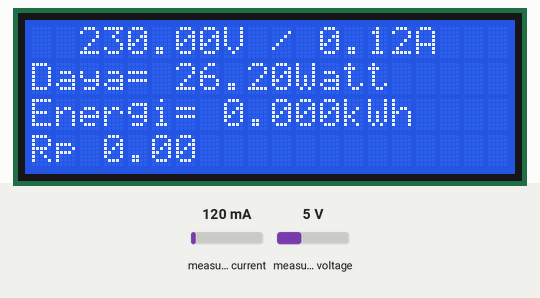
This sketch was run on a simulated Arduino Uno, built with avr-gcc and run on an emulated ATmega328P. Shown: 20×4 character LCD. Inputs (shaded band) come from the test bench; at power-on: measured current 120 mA, measured voltage 5 V. What the sketch prints to the serial monitor is not drawn.

Above: at 1.2 s.
1.3 s: measured current set to 40 mA
At 2.7 s:
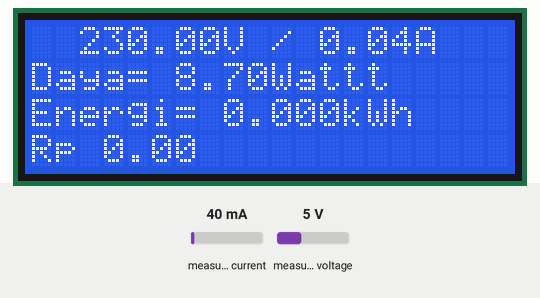
3.9 s: measured voltage set to 0.3 V
At 5.8 s:
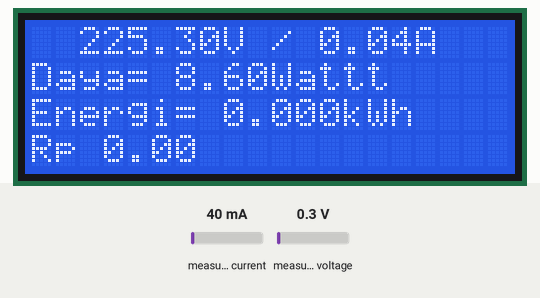
6.1 s: measured current set to 500 mA
At 7.8 s:
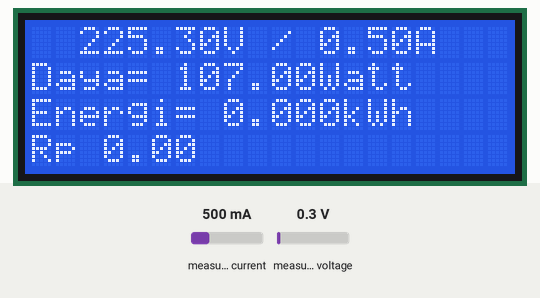
8.4 s: measured current set to 40 mA
At 9.7 s:
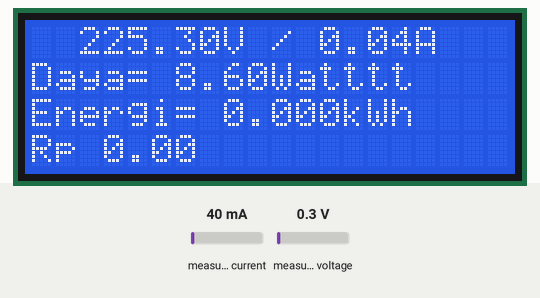
10.6 s: measured voltage set to 3.8 V
At 12.8 s:
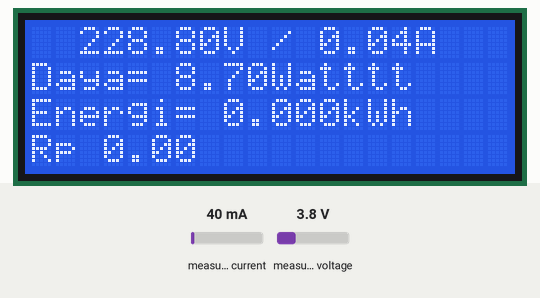
Timing chart, 0 to 13.8 s (numbered marks = the images above; inputs shaded):
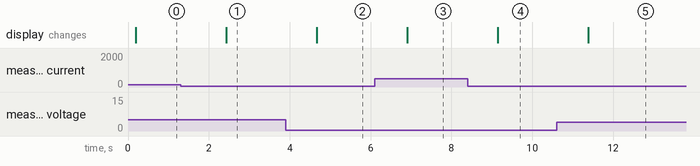

Measured:
- after the input at 1.3 s, the display: changes after 1.1 s (image 1)
- after the input at 3.9 s, the display: changes after 0.77 s (image 2)
- after the input at 6.1 s, the display: changes after 0.81 s (image 3)
- after the input at 8.4 s, the display: changes after 0.75 s (image 4)
- after the input at 10.6 s, the display: changes after 0.79 s (image 5)

The sketch:

Program_Tarif_Listrik.ino
```cpp
/*
  Nama           : Asrul Kadir
  NIM            : 1524042008
  Prodi          : PTE S1 2015
*/
//Arduino
#include <PZEM004Tv30.h>
#include <Wire.h>  // i2C Conection Library
#include <LiquidCrystal_I2C.h>
#include <SPI.h>

LiquidCrystal_I2C lcd(0x27, 20, 4);

PZEM004Tv30 pzem(11, 12);

int dataIn;
float tarif = 1444.70;
float tagihan;

void setup() {
  lcd.init();
  lcd.noCursor();
  lcd.backlight();
  lcd.clear();
  Serial.begin(9600);
  pzem.setAddress(0x42);
}

void loop() {

  float voltage = pzem.voltage();
  float current = pzem.current();
  float power = pzem.power();
  float energy = pzem.energy();
  float tagihan = tarif * energy + tarif * energy * 0.1;

  Serial.print(voltage);
  Serial.print("\n");
  Serial.print(current);
  Serial.print("\n");
  Serial.print(power);
  Serial.print("\n");
  Serial.print(energy,3);
  Serial.print("\n");

  lcd.setCursor(2, 0);
  lcd.print(voltage); lcd.print("V / "); lcd.print(current); lcd.print("A");
  lcd.setCursor(0, 1);
  lcd.print("Daya= "); lcd.print(power); lcd.print("Watt");
  lcd.setCursor(0, 2);
  lcd.print("Energi= "); lcd.print(energy,3); lcd.print("kWh");
  lcd.setCursor(0, 3);
  lcd.print("Rp "); lcd.print(tagihan,2);

  while(Serial.available() > 0) {
    dataIn = Serial.parseInt();
  }

  if (dataIn == 1) {
    pzem.resetEnergy();
    return;
  }

  delay(1000);
}
```
